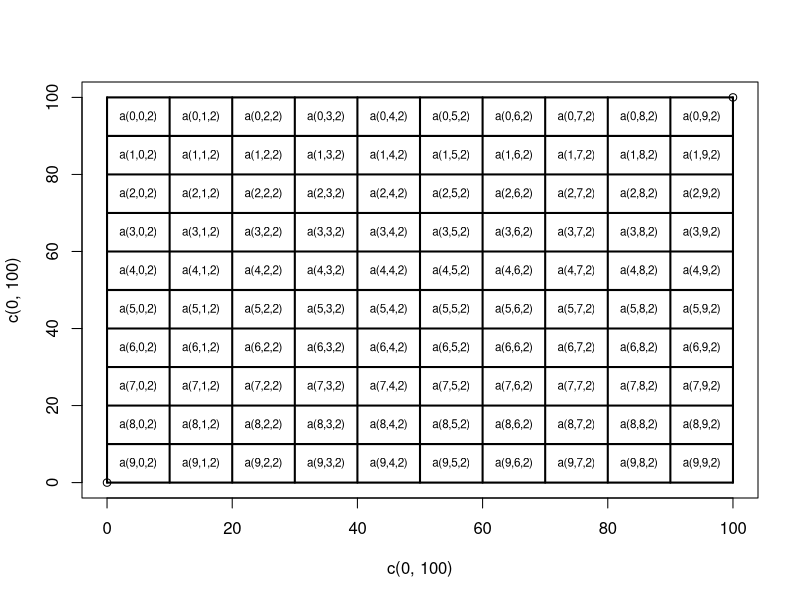

Reproduce this figure in R.
vec_columna <- function(){
  y = seq(0,100,10)

  plot(c(0,100),c(0,100))

  points(c(0,0), c(0,100), type='l', lwd=2)
  points(c(10,10), c(0,100), type='l', lwd=2)

  for (yy in y){
    points(c(0, 10), c(yy,yy), type='l', lwd=2)
  }

  i = 9
  del1 = 5
  y=y[1:10]

  for (yy in y){
    ss = paste('a(',i,')')
    text(0+del1, yy+del1, ss)
    i = i-1
  }
}


vec_fila <- function(){
  x = seq(0,100,10)

  print(x)

  plot(c(0,100),c(0,100))

  points(c(0,100), c(0,0), type='l', lwd=2)
  points(c(0,100), c(10,10), type='l', lwd=2)

  for (xx in x){
    points(c(xx,xx), c(0,10), type='l', lwd=2)
  }

  i = 0
  del1 = 5
  x=x[1:10]

  for (xx in x){
    ss = paste('a(',i,')')
    text(xx+del1,0+del1, ss)
    i = i+1
  }
}

matriz <- function(){
  x = seq(0,100,10)

  plot(c(0,100),c(0,100))

  for (xx in x){
    points(c(xx,xx), c(0,100), type='l', lwd=2)
  }

  for (xx in x){
    points(c(0,100), c(xx,xx), type='l', lwd=2)
  }

  j = 0
  del1 = 5
  x=x[1:10]

  y1 = 90

i=0
  for (yy in x){
 
  j=0
  for (xx in x){
    ss = paste('a(',i,',',j,')', sep='')
    text(xx+del1,y1+del1, ss)
    j = j+1
  }
  y1 = y1 - 10
  i = i+1
  }
}

volumen <- function(){
  x = seq(0,100,10)
     
  plot(c(0,100),c(0,100))
    
  for (xx in x){
    points(c(xx,xx), c(0,100), type='l', lwd=2)
  }
  
  for (xx in x){
    points(c(0,100), c(xx,xx), type='l', lwd=2)
  }
  
  j = 0
  del1 = 5
  x=x[1:10]
  
  y1 = 90
   
k = 2

i=0
  for (yy in x){
     
  j=0
  for (xx in x){
    ss = paste('a(',i,',',j,',',k,')', sep='')
    text(xx+del1,y1+del1, ss, cex=.7)
    j = j+1
  }
  y1 = y1 - 10
  i = i+1
  }
} 


#vec_fila()
#vec_columna()
#matriz()
volumen()




